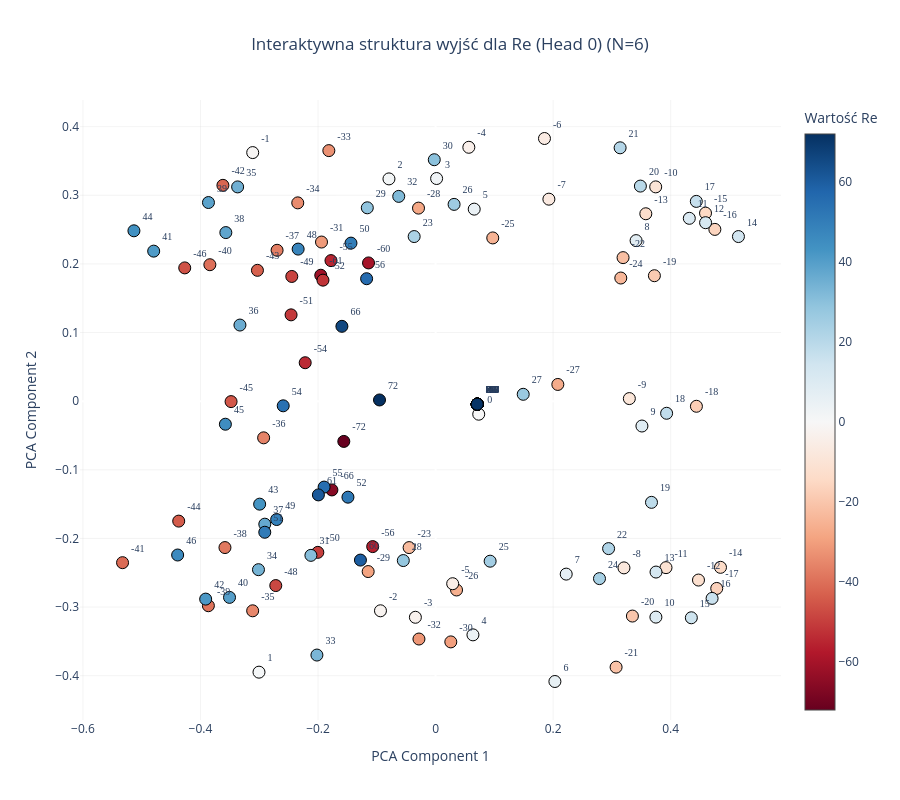
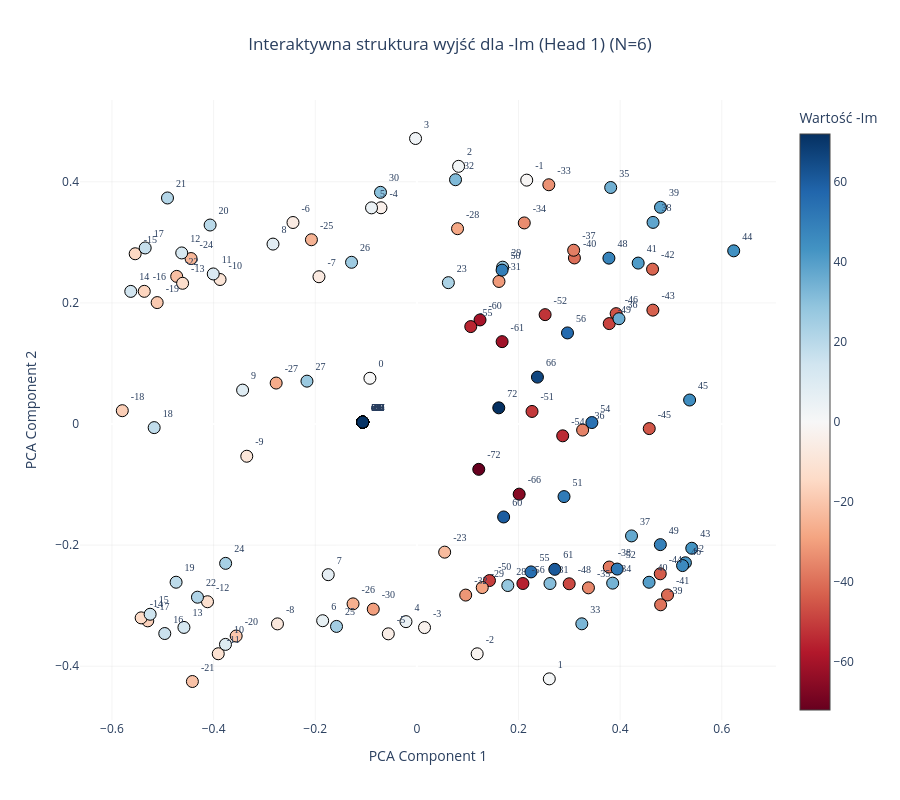
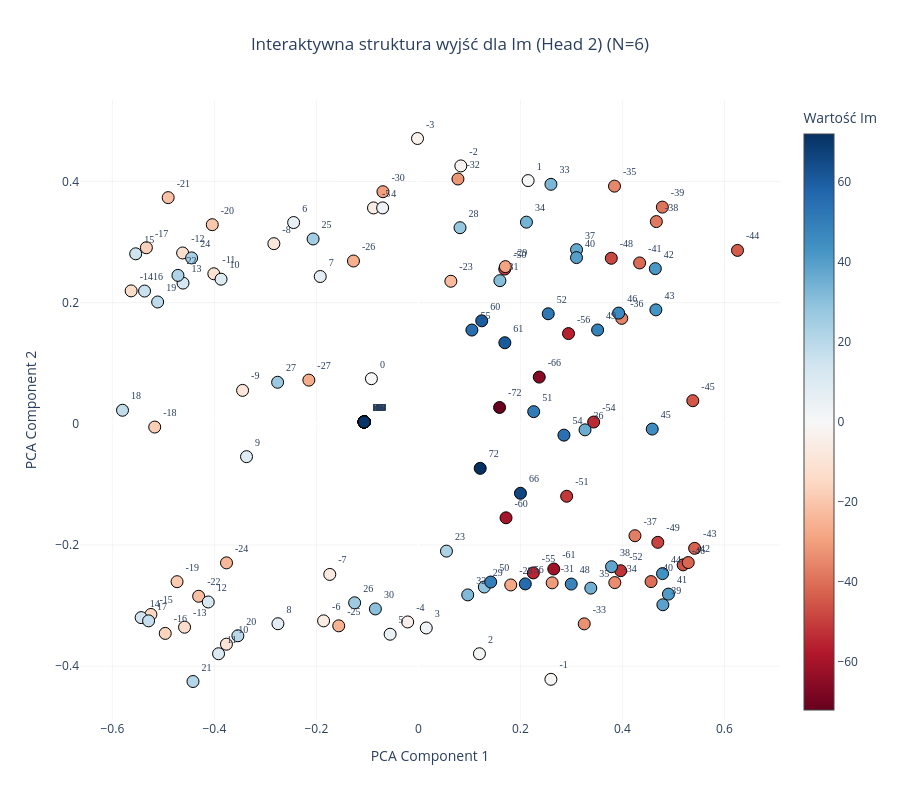
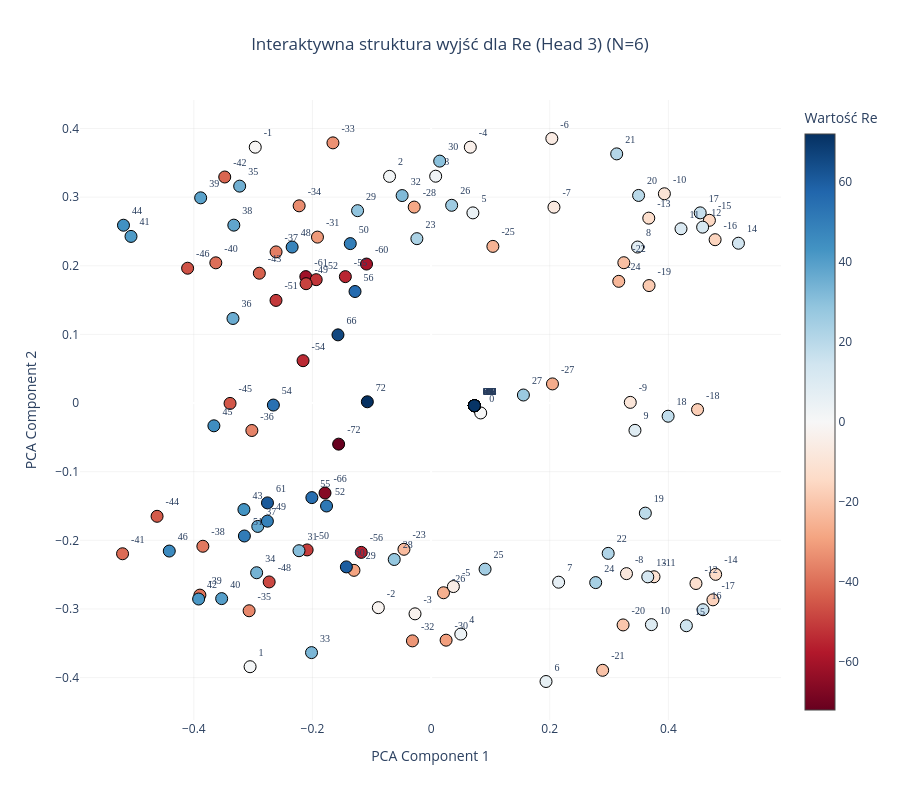

The notebook cell saved with these charts, in order:
### Code cell
# Wizualizacja pierwszej głowicy rzeczywistej (Head 0)
plot_output_head_plotly(model, N=N, head_idx=0)

plot_output_head_plotly(model, N=N, head_idx=1)

# Wizualizacja głowicy urojonej (Head 2)
plot_output_head_plotly(model, N=N, head_idx=2)

plot_output_head_plotly(model, N=N, head_idx=3)

### Figure 1 — Plotly figure (JSON) as saved in the notebook; plotly's stock layout.template omitted (floating-point values rounded to 4 significant figures; data arrays with more than 128 entries replaced by an {"elided": "..."} marker saying what was removed)
{"data": [{"hoverinfo": "text", "hovertext": {"elided": "145 str values"}, "marker": {"color": {"elided": "145 int values"}, "colorbar": {"title": {"text": "Wartość Re"}}, "colorscale": [[0, "rgb(103,0,31)"], [0.1, "rgb(178,24,43)"], [0.2, "rgb(214,96,77)"], [0.3, "rgb(244,165,130)"], [0.4, "rgb(253,219,199)"], [0.5, "rgb(247,247,247)"], [0.6, "rgb(209,229,240)"], [0.7, "rgb(146,197,222)"], [0.8, "rgb(67,147,195)"], [0.9, "rgb(33,102,172)"], [1, "rgb(5,48,97)"]], "line": {"color": "Black", "width": 1}, "showscale": true, "size": 12}, "mode": "markers+text", "text": {"elided": "145 str values"}, "textfont": {"family": "Arial Black", "size": 10}, "textposition": "top right", "type": "scatter", "x": {"elided": "145 float values"}, "y": {"elided": "145 float values"}}], "layout": {"height": 800, "paper_bgcolor": "white", "plot_bgcolor": "white", "showlegend": false, "title": {"text": "Interaktywna struktura wyjść dla Re (Head 0) (N=6)", "x": 0.5, "xanchor": "center"}, "width": 900, "xaxis": {"gridcolor": "rgba(200,200,200,0.2)", "title": {"text": "PCA Component 1"}}, "yaxis": {"gridcolor": "rgba(200,200,200,0.2)", "title": {"text": "PCA Component 2"}}}}

### Figure 2 — Plotly figure (JSON) as saved in the notebook; plotly's stock layout.template omitted (floating-point values rounded to 4 significant figures; data arrays with more than 128 entries replaced by an {"elided": "..."} marker saying what was removed)
{"data": [{"hoverinfo": "text", "hovertext": {"elided": "145 str values"}, "marker": {"color": {"elided": "145 int values"}, "colorbar": {"title": {"text": "Wartość -Im"}}, "colorscale": [[0, "rgb(103,0,31)"], [0.1, "rgb(178,24,43)"], [0.2, "rgb(214,96,77)"], [0.3, "rgb(244,165,130)"], [0.4, "rgb(253,219,199)"], [0.5, "rgb(247,247,247)"], [0.6, "rgb(209,229,240)"], [0.7, "rgb(146,197,222)"], [0.8, "rgb(67,147,195)"], [0.9, "rgb(33,102,172)"], [1, "rgb(5,48,97)"]], "line": {"color": "Black", "width": 1}, "showscale": true, "size": 12}, "mode": "markers+text", "text": {"elided": "145 str values"}, "textfont": {"family": "Arial Black", "size": 10}, "textposition": "top right", "type": "scatter", "x": {"elided": "145 float values"}, "y": {"elided": "145 float values"}}], "layout": {"height": 800, "paper_bgcolor": "white", "plot_bgcolor": "white", "showlegend": false, "title": {"text": "Interaktywna struktura wyjść dla -Im (Head 1) (N=6)", "x": 0.5, "xanchor": "center"}, "width": 900, "xaxis": {"gridcolor": "rgba(200,200,200,0.2)", "title": {"text": "PCA Component 1"}}, "yaxis": {"gridcolor": "rgba(200,200,200,0.2)", "title": {"text": "PCA Component 2"}}}}

### Figure 3 — Plotly figure (JSON) as saved in the notebook; plotly's stock layout.template omitted (floating-point values rounded to 4 significant figures; data arrays with more than 128 entries replaced by an {"elided": "..."} marker saying what was removed)
{"data": [{"hoverinfo": "text", "hovertext": {"elided": "145 str values"}, "marker": {"color": {"elided": "145 int values"}, "colorbar": {"title": {"text": "Wartość Im"}}, "colorscale": [[0, "rgb(103,0,31)"], [0.1, "rgb(178,24,43)"], [0.2, "rgb(214,96,77)"], [0.3, "rgb(244,165,130)"], [0.4, "rgb(253,219,199)"], [0.5, "rgb(247,247,247)"], [0.6, "rgb(209,229,240)"], [0.7, "rgb(146,197,222)"], [0.8, "rgb(67,147,195)"], [0.9, "rgb(33,102,172)"], [1, "rgb(5,48,97)"]], "line": {"color": "Black", "width": 1}, "showscale": true, "size": 12}, "mode": "markers+text", "text": {"elided": "145 str values"}, "textfont": {"family": "Arial Black", "size": 10}, "textposition": "top right", "type": "scatter", "x": {"elided": "145 float values"}, "y": {"elided": "145 float values"}}], "layout": {"height": 800, "paper_bgcolor": "white", "plot_bgcolor": "white", "showlegend": false, "title": {"text": "Interaktywna struktura wyjść dla Im (Head 2) (N=6)", "x": 0.5, "xanchor": "center"}, "width": 900, "xaxis": {"gridcolor": "rgba(200,200,200,0.2)", "title": {"text": "PCA Component 1"}}, "yaxis": {"gridcolor": "rgba(200,200,200,0.2)", "title": {"text": "PCA Component 2"}}}}

### Figure 4 — Plotly figure (JSON) as saved in the notebook; plotly's stock layout.template omitted (floating-point values rounded to 4 significant figures; data arrays with more than 128 entries replaced by an {"elided": "..."} marker saying what was removed)
{"data": [{"hoverinfo": "text", "hovertext": {"elided": "145 str values"}, "marker": {"color": {"elided": "145 int values"}, "colorbar": {"title": {"text": "Wartość Re"}}, "colorscale": [[0, "rgb(103,0,31)"], [0.1, "rgb(178,24,43)"], [0.2, "rgb(214,96,77)"], [0.3, "rgb(244,165,130)"], [0.4, "rgb(253,219,199)"], [0.5, "rgb(247,247,247)"], [0.6, "rgb(209,229,240)"], [0.7, "rgb(146,197,222)"], [0.8, "rgb(67,147,195)"], [0.9, "rgb(33,102,172)"], [1, "rgb(5,48,97)"]], "line": {"color": "Black", "width": 1}, "showscale": true, "size": 12}, "mode": "markers+text", "text": {"elided": "145 str values"}, "textfont": {"family": "Arial Black", "size": 10}, "textposition": "top right", "type": "scatter", "x": {"elided": "145 float values"}, "y": {"elided": "145 float values"}}], "layout": {"height": 800, "paper_bgcolor": "white", "plot_bgcolor": "white", "showlegend": false, "title": {"text": "Interaktywna struktura wyjść dla Re (Head 3) (N=6)", "x": 0.5, "xanchor": "center"}, "width": 900, "xaxis": {"gridcolor": "rgba(200,200,200,0.2)", "title": {"text": "PCA Component 1"}}, "yaxis": {"gridcolor": "rgba(200,200,200,0.2)", "title": {"text": "PCA Component 2"}}}}
